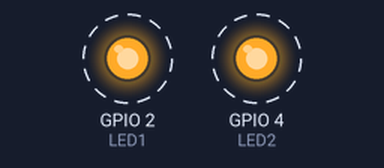
Bench run of a sketch on a simulated ESP32. Parts: output pins drawn as LEDs (lit = HIGH). Dashed ring = blinking. What the sketch prints to the serial monitor is not drawn.

Above: at 0.05 s.
Timing chart, 0 to 3.0 s (numbered marks = the images above):
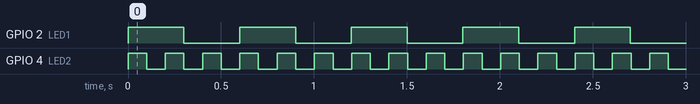

The sketch:

desafio_02.ino
```cpp
#include <Arduino.h>
#include "freertos/FreeRTOS.h"
#include "freertos/task.h"
#include "esp_timer.h"

#define LED1 2
#define LED2 4

TaskHandle_t task1Handle = NULL;
TaskHandle_t task2Handle = NULL;

void vTask1(void *pvParameters);
void vTask2(void *pvParameters);

uint32_t tempo_ms() {
  return (uint32_t)(esp_timer_get_time() / 1000);
}

void setup() {
  Serial.begin(115200);

  BaseType_t resultado1 = xTaskCreate(
    vTask1, "TASK1",
    configMINIMAL_STACK_SIZE + 1024,
    NULL, 2, &task1Handle
  );

  BaseType_t resultado2 = xTaskCreate(
    vTask2, "TASK2",
    configMINIMAL_STACK_SIZE + 1024,
    NULL, 1, &task2Handle
  );

  Serial.printf("TASK1: %s\n",
    resultado1 == pdPASS ? "Criada" : "Erro");

  Serial.printf("TASK2: %s\n",
    resultado2 == pdPASS ? "Criada" : "Erro");
}

void loop() {
  vTaskDelay(pdMS_TO_TICKS(3000));
}

void vTask1(void *pvParameters) {
  pinMode(LED1, OUTPUT);

  while (1) {
    digitalWrite(LED1, HIGH);
    Serial.printf("LED1 ON - Tempo: %u ms\n", tempo_ms());

    vTaskDelay(pdMS_TO_TICKS(300));

    digitalWrite(LED1, LOW);
    Serial.printf("LED1 OFF - Tempo: %u ms\n", tempo_ms());

    vTaskDelay(pdMS_TO_TICKS(300));
  }
}

void vTask2(void *pvParameters) {
  pinMode(LED2, OUTPUT);

  while (1) {
    digitalWrite(LED2, HIGH);
    Serial.printf("LED2 ON - Tempo: %u ms\n", tempo_ms());

    vTaskDelay(pdMS_TO_TICKS(100));

    digitalWrite(LED2, LOW);
    Serial.printf("LED2 OFF - Tempo: %u ms\n", tempo_ms());

    vTaskDelay(pdMS_TO_TICKS(100));
  }
}
```

Measured:
- by itself, GPIO 2 (LED1): alternates HIGH for 0.30 s and LOW for 0.30 s
- by itself, GPIO 4 (LED2): alternates HIGH for 0.10 s and LOW for 0.10 s
